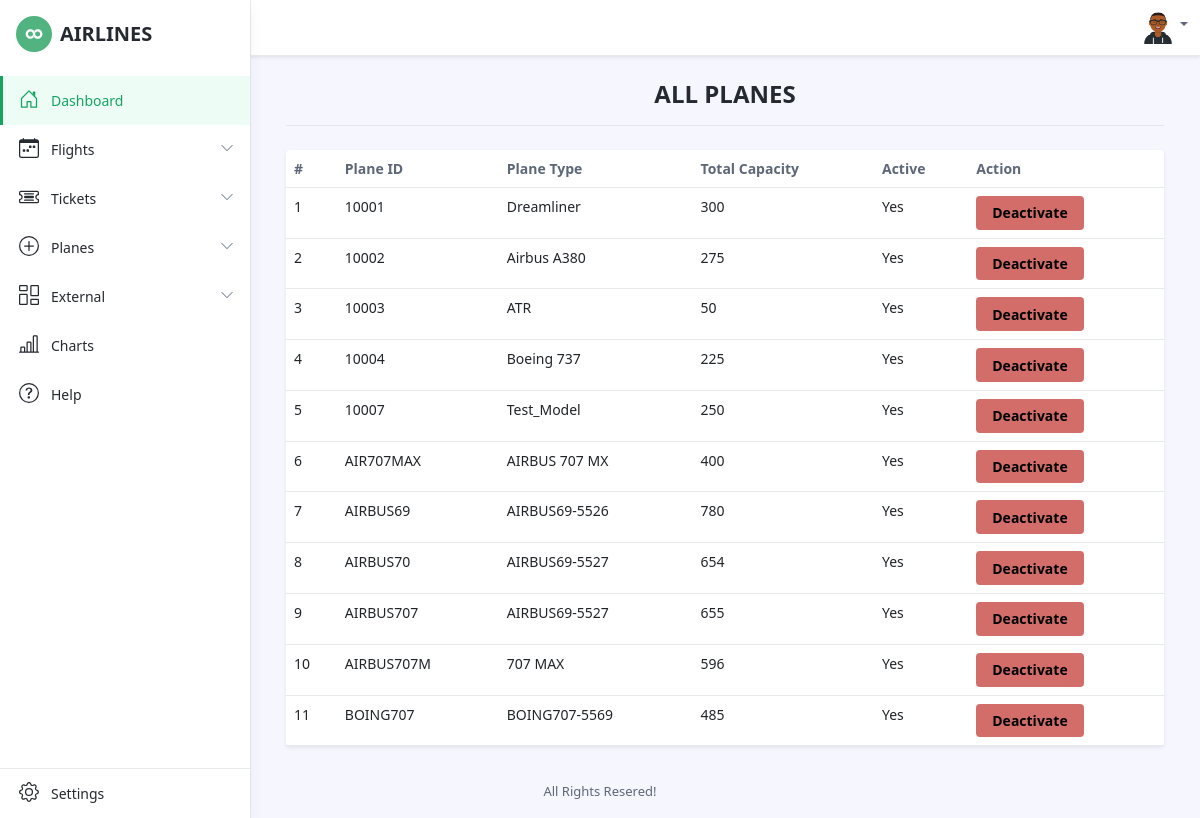
/admin/all_planes.php, run on the app's committed database.
### tables this page shows
CREATE TABLE IF NOT EXISTS `jet_details` (
  `jet_id` varchar(10) NOT NULL,
  `jet_type` varchar(20) DEFAULT NULL,
  `total_capacity` int(5) DEFAULT NULL,
  `active` varchar(5) DEFAULT NULL
);

### admin/all_planes.php (the view, shortened to what this page needs)
<?php
require_once('../Database Connection file/mysqli_connect.php');
include("includes/head.php");
?>
<body class="app">
	<?php include("includes/header.php"); ?>
	<div class="app-wrapper">
		<div class="app-content pt-3 p-md-3 p-lg-4">
			<div class="container-xl">
				<div class="position-relative mb-3">
					<div class="row g-3 justify-content-center">
						<div class="col-auto">
							<h1 class="app-page-title mb-0 text-uppercase">All Planes</h1>
						</div>
					</div>
				</div>
                <hr class="mb-4">
				<div class="tab-content" id="orders-table-tab-content">
					<div class="tab-pane fade show active" id="orders-all" role="tabpanel" aria-labelledby="orders-all-tab">
						<div class="app-card app-card-orders-table shadow-sm mb-5">
							<div class="app-card-body">
								<div class="table-responsive">
									<table class="table app-table-hover mb-0 text-left">
										<thead>
											<tr>
												<th class="cell">#</th>
												<th class="cell">Plane ID</th>
												<th class="cell">Plane Type</th>
												<th class="cell">Total Capacity</th>
												<th class="cell">Active</th>
												<th class="cell">Action</th>
											</tr>
										</thead>
										<tbody>
										<?php
												$query = "SELECT * FROM jet_Details";
												$result = mysqli_query($dbc, $query);
												$count = 1;
												while ($row = mysqli_fetch_array($result)) {
													$jet_id = $row['jet_id'];
													$jet_type = $row['jet_type'];
													$total_capacity = $row['total_capacity'];
													$active = $row['active'];
													echo "<tr>
														<td>$count</td>
														<td>$jet_id</td>
														<td>$jet_type</td>
														<td>$total_capacity</td>
														<td>$active</td> ";
                                                        if($active == 'Yes'){
                                                            echo "
                                                                <td>
                                                                    <a href='plane_deactivate.php?id=$jet_id' class='btn btn-danger' >Deactivate</a>
                                                                </td>";
                                                        } else {
                                                            echo "
                                                                <td>
                                                                    <a href='plane_activate.php?id=$jet_id' class='btn btn-primary'>Activate</a>
                                                                </td>";
                                                        }
													$count++;} ; ?>
										</tbody>
									</table>
								</div>
							</div>
						</div>
					</div>
				</div>
			</div>
				<?php include("includes/footer.php") ?>

### admin/includes/head.php (shortened to what this page needs)
<!DOCTYPE html>
<html lang="en">
<head>
    <link id="theme-style" rel="stylesheet" href="assets/css/portal.css">
</head>

### admin/includes/header.php (shortened to what this page needs)
<header class="app-header fixed-top" style="background-color: #fff !important;">
	<div class="app-header-inner">
		<div class="container-fluid py-2" style="background-color: #fff !important;">
			<div class="app-header-content">
				<div class="row justify-content-between align-items-center">
					<div class="app-utilities col-auto">
						<div class="app-utility-item app-user-dropdown dropdown">
							<a class="dropdown-toggle" id="user-dropdown-toggle" data-bs-toggle="dropdown" href="#" role="button" aria-expanded="false"><img src="assets/images/avatar.png" alt="user profile"></a>
						</div>
					</div>
				</div>
			</div>
		</div>
	</div>
	<?php
	include("includes/sidebar.php");
	?>
</header>

### admin/includes/sidebar.php (shortened to what this page needs)
<div id="app-sidepanel" class="app-sidepanel" style="background-color: #fff !important;">
    <div class="sidepanel-inner d-flex flex-column" style="background-color: #fff !important;">
        <div class="app-branding" style="background-color: #fff !important;">
            <a class="app-logo" href="index.php"><img class="logo-icon me-2" src="assets/images/app-logo.svg" alt="logo"><span class="logo-text">AIRLINES</span></a>
        </div>
        <nav id="app-nav-main" class="app-nav app-nav-main flex-grow-1" style="background-color: #fff !important;">
            <ul class="app-menu list-unstyled accordion" id="menu-accordion">
                <li class="nav-item">
                    <a class="nav-link active" href="index.php">
                        <span class="nav-icon">
                        </span>
                        <span class="nav-link-text">Dashboard</span>
                    </a>
                </li>
                <li class="nav-item has-submenu">
                    <a class="nav-link submenu-toggle" href="#" data-bs-toggle="collapse" data-bs-target="#submenu-1" aria-expanded="false" aria-controls="submenu-1">
                        <span class="nav-icon">
                        </span>
                        <span class="nav-link-text">Flights</span>
                        <span class="submenu-arrow">
                            <svg width="1em" height="1em" viewBox="0 0 16 16" class="bi bi-chevron-down" fill="currentColor" xmlns="http://www.w3.org/2000/svg">
                                <path fill-rule="evenodd" d="M1.646 4.646a.5.5 0 0 1 .708 0L8 10.293l5.646-5.647a.5.5 0 0 1 .708.708l-6 6a.5.5 0 0 1-.708 0l-6-6a.5.5 0 0 1 0-.708z" />
                            </svg>
                        </span>
                    </a>
                </li>
                <li class="nav-item has-submenu">
                    <a class="nav-link submenu-toggle" href="#" data-bs-toggle="collapse" data-bs-target="#submenu-2" aria-expanded="false" aria-controls="submenu-2">
                        <span class="nav-icon">
                        </span>
                        <span class="nav-link-text">Tickets</span>
                        <span class="submenu-arrow">
                            <svg width="1em" height="1em" viewBox="0 0 16 16" class="bi bi-chevron-down" fill="currentColor" xmlns="http://www.w3.org/2000/svg">
                                <path fill-rule="evenodd" d="M1.646 4.646a.5.5 0 0 1 .708 0L8 10.293l5.646-5.647a.5.5 0 0 1 .708.708l-6 6a.5.5 0 0 1-.708 0l-6-6a.5.5 0 0 1 0-.708z" />
                            </svg>
                        </span>
                    </a>
                </li>
                <li class="nav-item has-submenu">
                    <a class="nav-link submenu-toggle" href="#" data-bs-toggle="collapse" data-bs-target="#submenu-3" aria-expanded="false" aria-controls="submenu-3">
                        <span class="nav-icon">
                        </span>
                        <span class="nav-link-text">Planes</span>
                        <span class="submenu-arrow">
                            <svg width="1em" height="1em" viewBox="0 0 16 16" class="bi bi-chevron-down" fill="currentColor" xmlns="http://www.w3.org/2000/svg">
                                <path fill-rule="evenodd" d="M1.646 4.646a.5.5 0 0 1 .708 0L8 10.293l5.646-5.647a.5.5 0 0 1 .708.708l-6 6a.5.5 0 0 1-.708 0l-6-6a.5.5 0 0 1 0-.708z" />
                            </svg>
                        </span>
                    </a>
                </li>
                <li class="nav-item has-submenu">
                    <a class="nav-link submenu-toggle" href="#" data-bs-toggle="collapse" data-bs-target="#submenu-6" aria-expanded="false" aria-controls="submenu-6">
                        <span class="nav-icon">
                        </span>
                        <span class="nav-link-text">External</span>
                        <span class="submenu-arrow">
                            <svg width="1em" height="1em" viewBox="0 0 16 16" class="bi bi-chevron-down" fill="currentColor" xmlns="http://www.w3.org/2000/svg">
                                <path fill-rule="evenodd" d="M1.646 4.646a.5.5 0 0 1 .708 0L8 10.293l5.646-5.647a.5.5 0 0 1 .708.708l-6 6a.5.5 0 0 1-.708 0l-6-6a.5.5 0 0 1 0-.708z" />
                            </svg>
                        </span>
                    </a>
                </li>
                <li class="nav-item">
                    <a class="nav-link" href="charts.html">
                        <span class="nav-icon">
                        </span>
                        <span class="nav-link-text">Charts</span>
                    </a>
                </li>
                <li class="nav-item">
                    <a class="nav-link" href="help.html">
                        <span class="nav-icon">
                        </span>
                        <span class="nav-link-text">Help</span>
                    </a>
                </li>
            </ul>
        </nav>
        <div class="app-sidepanel-footer">
            <nav class="app-nav app-nav-footer">
                <ul class="app-menu footer-menu list-unstyled">
                    <li class="nav-item">
                        <a class="nav-link" href="settings.html">
                            <span class="nav-icon">
                            </span>
                            <span class="nav-link-text">Settings</span>
                        </a>
                    </li>
                </ul>
            </nav>
        </div>
    </div>
</div>

### admin/includes/footer.php (shortened to what this page needs)
<footer class="app-footer fixed-bottom">
    <div class="container text-center py-3">
        <small class="copyright">All Rights Resered!</small>
    </div>
</footer>
</div>
</body>
</html>

### data on the page
jet_details: jet_id "10001", jet_type "Dreamliner", total_capacity "300", active "Yes"
jet_details: jet_id "10002", jet_type "Airbus A380", total_capacity "275", active "Yes"
jet_details: jet_id "10003", jet_type "ATR", total_capacity "50", active "Yes"
jet_details: jet_id "10004", jet_type "Boeing 737", total_capacity "225", active "Yes"
jet_details: jet_id "10007", jet_type "Test_Model", total_capacity "250", active "Yes"
jet_details: jet_id "AIR707MAX", jet_type "AIRBUS 707 MX", total_capacity "400", active "Yes"
jet_details: jet_id "AIRBUS69", jet_type "AIRBUS69-5526", total_capacity "780", active "Yes"
jet_details: jet_id "AIRBUS70", jet_type "AIRBUS69-5527", total_capacity "654", active "Yes"
jet_details: jet_id "AIRBUS707", jet_type "AIRBUS69-5527", total_capacity "655", active "Yes"
jet_details: jet_id "AIRBUS707M", jet_type "707 MAX", total_capacity "596", active "Yes"
jet_details: jet_id "BOING707", jet_type "BOING707-5569", total_capacity "485", active "Yes"
